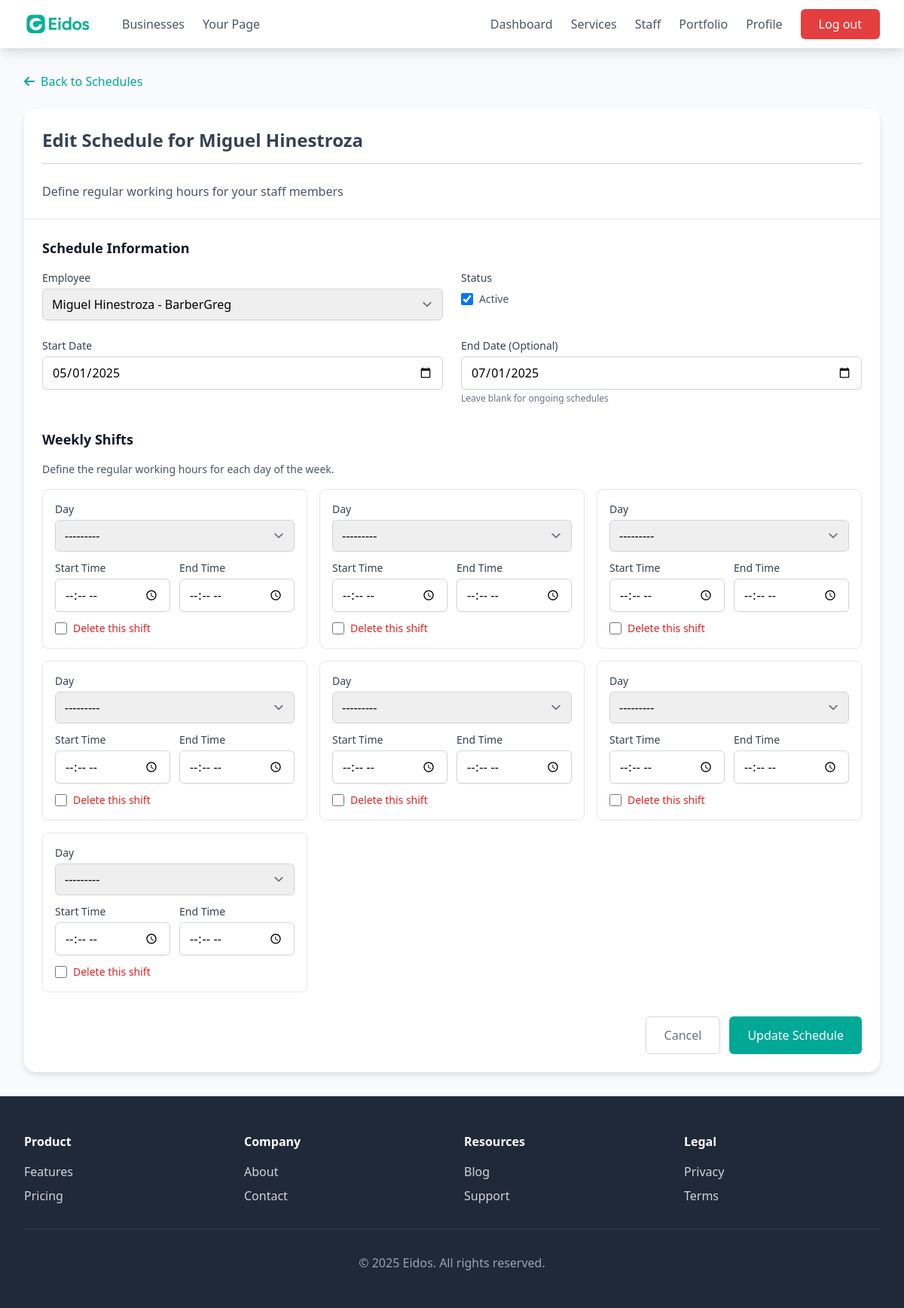
The app's page /business/dashboard/schedules/1/edit/ (signed in) with its own data.
### business/models.py (models this page shows, shortened)
class Schedule(models.Model):
    business = models.ForeignKey(BusinessAccount, on_delete=models.CASCADE, default=get_default_business)
    employee = models.ForeignKey('Employee', on_delete=models.CASCADE, related_name='schedules')
    start_date = models.DateField()
    end_date = models.DateField(null=True, blank=True)
    is_active = models.BooleanField(default=True)
    created_at = models.DateTimeField(auto_now_add=True)
    updated_at = models.DateTimeField(auto_now=True)

class Employee(models.Model):
    business = models.ForeignKey(BusinessAccount, on_delete=models.CASCADE, related_name='employees', default=get_default_business)
    name = models.CharField(max_length=100)
    photo = models.ImageField(upload_to='employees/photos/', blank=True, null=True)
    job_description = models.TextField()
    phone = models.CharField(max_length=20)
    def __str__(self):
        return f"{self.name} - {self.business.name}"

### business/views.py (the view)
# urls.py: path('dashboard/schedules/<int:schedule_id>/edit/', views.editSchedule, name='edit_schedule'),
@login_required
def editSchedule(request, schedule_id):
    try:
        business = BusinessAccount.objects.get(user=request.user)
        schedule = get_object_or_404(Schedule, id=schedule_id)
        if schedule.employee.business != business:
            messages.error(request, "You don't have permission to edit this schedule")
            return redirect('schedule_list')
    except BusinessAccount.DoesNotExist:
        messages.error(request, "Business profile not found")
        return redirect('home')
    if request.method == 'POST':
        schedule_form = ScheduleForm(request.POST, instance=schedule)
        shift_formset = ShiftFormSet(request.POST, prefix='shifts', queryset=Shift.objects.filter(schedule=schedule))
        if schedule_form.is_valid() and shift_formset.is_valid():
            try:
                with transaction.atomic():
                    updated_schedule = schedule_form.save()
                    shifts = shift_formset.save(commit=False)
                    for shift in shifts:
                        shift.schedule = updated_schedule
                        shift.save()
                    for obj in shift_formset.deleted_objects:
                        obj.delete()
                    messages.success(request, f"Schedule for {updated_schedule.employee.name} updated successfully!")
                    return redirect('schedule_list')
            except Exception as e:
                messages.error(request, f"Error updating schedule: {str(e)}")
    else:
        schedule_form = ScheduleForm(instance=schedule)
        schedule_form.fields['employee'].queryset = Employee.objects.filter(business=business)
        shift_formset = ShiftFormSet(prefix='shifts', queryset=Shift.objects.filter(schedule=schedule))
    return render(request, 'schedule_form.html', {
        'schedule_form': schedule_form,
        'shift_formset': shift_formset,
        'business': business,
        'schedule': schedule,
        'is_edit': True
    })

### business/forms.py
class ScheduleForm(forms.ModelForm):
    class Meta:
        model = Schedule  # Linked to the Schedule model
        fields = ['employee', 'start_date', 'end_date', 'is_active']  # Fields to include
        widgets = {
            'start_date': forms.DateInput(attrs={'type': 'date'}),  # Date picker for start_date
            'end_date': forms.DateInput(attrs={'type': 'date'}),  # Date picker for end_date
        }

### eidosapp/context_processors.py (called while the page is built)
def user_type_context(request):
    user_type = None
    if request.user.is_authenticated:
        if hasattr(request.user, 'is_business') and request.user.is_business:
            user_type = 'business'
        elif hasattr(request.user, 'is_customer') and request.user.is_customer:
            user_type = 'customer'
    return {'user_type': user_type}

def business_user_context(request):
    business_user = None
    if request.user.is_authenticated and hasattr(request.user, 'is_business') and request.user.is_business:
        business_user = BusinessAccount.objects.get(user=request.user)
    return {'business_user': business_user}

### business/templates/schedule_form.html (shortened to what this page needs)
{% extends 'base.html' %}
{% block content %}
<div class="max-w-7xl mx-auto px-4 sm:px-6 lg:px-8 py-8">
    <div class="mb-6">
        <a href="{% url 'schedule_list' %}" class="text-primary hover:text-primary-dark flex items-center">
            <i class="fas fa-arrow-left mr-2"></i>Back to Schedules
        </a>
    </div>
    <div class="form-card">
        <div class="p-6 border-b border-gray-200">
            <h1 class="section-title mb-0">
                {% if is_edit %}
                    Edit Schedule for {{ schedule.employee.name }}
                {% else %}
                    Create New Staff Schedule
                {% endif %}
            </h1>
            <p class="text-gray-600">Define regular working hours for your staff members</p>
        </div>
        <form method="post" class="p-6">
            <div class="mb-8">
                <h2 class="text-lg font-semibold text-gray-900 mb-4">Schedule Information</h2>
                <div class="grid grid-cols-1 md:grid-cols-2 gap-6">
                    <div>
                        <label for="{{ schedule_form.employee.id_for_label }}" class="block text-sm font-medium text-gray-700 mb-1">
                            Employee
                        </label>
                        {{ schedule_form.employee }}
                    </div>
                    <div>
                        <label for="{{ schedule_form.is_active.id_for_label }}" class="block text-sm font-medium text-gray-700 mb-1">
                            Status
                        </label>
                        <div class="flex items-center mt-2">
                            {{ schedule_form.is_active }}
                            <span class="ml-2 text-sm text-gray-600">Active</span>
                        </div>
                    </div>
                    <div>
                        <label for="{{ schedule_form.start_date.id_for_label }}" class="block text-sm font-medium text-gray-700 mb-1">
                            Start Date
                        </label>
                        {{ schedule_form.start_date }}
                    </div>
                    <div>
                        <label for="{{ schedule_form.end_date.id_for_label }}" class="block text-sm font-medium text-gray-700 mb-1">
                            End Date (Optional)
                        </label>
                        {{ schedule_form.end_date }}
                        <p class="text-xs text-gray-500 mt-1">Leave blank for ongoing schedules</p>
                    </div>
                </div>
            </div>
            <div class="mb-8">
                <h2 class="text-lg font-semibold text-gray-900 mb-4">Weekly Shifts</h2>
                <p class="text-sm text-gray-600 mb-4">Define the regular working hours for each day of the week.</p>
                <div class="grid grid-cols-1 md:grid-cols-2 lg:grid-cols-3 gap-4">
                    {% for form in shift_formset %}
                        <div class="shift-card p-4 {% if form.instance.pk %}shift-card-active{% endif %}">
                            <div class="mb-3">
                                <label for="{{ form.day_of_week.id_for_label }}" class="block text-sm font-medium text-gray-700 mb-1">
                                    Day
                                </label>
                                {{ form.day_of_week}}
                            </div>
                            <div class="grid grid-cols-2 gap-3">
                                <div>
                                    <label for="{{ form.start_time.id_for_label }}" class="block text-sm font-medium text-gray-700 mb-1">
                                        Start Time
                                    </label>
                                    {{ form.start_time }}
                                </div>
                                <div>
                                    <label for="{{ form.end_time.id_for_label }}" class="block text-sm font-medium text-gray-700 mb-1">
                                        End Time
                                    </label>
                                    {{ form.end_time}}
                                </div>
                            </div>
                            {% if shift_formset.can_delete %}
                                <div class="mt-3 flex items-center">
                                    {{ form.DELETE }}
                                    <label for="{{ form.DELETE.id_for_label }}" class="ml-2 text-sm text-red-600">
                                        Delete this shift
                                    </label>
                                </div>
                            {% endif %}
                        </div>
                    {% endfor %}
                </div>
            </div>
            <div class="flex justify-end space-x-3">
                <a href="{% url 'schedule_list' %}" class="action-button-secondary">
                    Cancel
                </a>
                <button type="submit" class="action-button">
                    {% if is_edit %}Update{% else %}Create{% endif %} Schedule
                </button>
            </div>
        </form>
    </div>
</div>
{% endblock %}

### eidosapp/templates/base.html (style rules this page uses)
:root { --primary-color: #00a896; --primary-dark: #007f6e; --secondary-color: #f8f9fa; }
.text-primary { color: var(--primary-color); }
body { padding-top: 64px; }

### business/templates/schedule_form.html (style rules this page uses)
body { background-color: #f3f4f6; }
.section-title { font-size: 1.5rem; font-weight: 700; color: #374151; margin-bottom: 1.5rem; padding-bottom: 0.75rem; border-bottom: 2px solid #e5e7eb; }
.form-card { background: white; border-radius: 1rem; box-shadow: 0 4px 6px rgba(0, 0, 0, 0.1); overflow: hidden; }
.shift-card { background: white; border-radius: 0.5rem; border: 1px solid #e5e7eb; transition: all 0.2s ease-in-out; }
.action-button { padding: 0.75rem 1.5rem; background-color: var(--primary-color); color: white; border-radius: 0.375rem; font-weight: 500; transition: background-color 0.2s; display: inline-flex; align-items: center; justify-content: center; }
.action-button-secondary { padding: 0.75rem 1.5rem; background-color: white; color: #6b7280; border: 1px solid #d1d5db; border-radius: 0.375rem; font-weight: 500; transition: all 0.2s; display: inline-flex; align-items: center; justify-content: center; }
.form-input { display: block; width: 100%; padding: 0.5rem 0.75rem; border: 1px solid #d1d5db; border-radius: 0.375rem; box-shadow: 0 1px 2px rgba(0, 0, 0, 0.05); transition: all 0.2s; }
.form-select { display: block; width: 100%; padding: 0.5rem 2.5rem 0.5rem 0.75rem; -webkit-appearance: none; -moz-appearance: none; appearance: none; background-position: right 0.5rem center; background-repeat: no-repeat; background-size: 1.5em 1.5em; border: 1px solid #d1d5db; border-radius: 0.375rem; box-shadow: 0 1px 2px rgba(0, 0, 0, 0.05); transition: all 0.2s; }
.form-checkbox { width: 1rem; height: 1rem; color: var(--primary-color); border: 1px solid #d1d5db; border-radius: 0.25rem; transition: all 0.2s; }

### records on screen
Schedule: employee.name "Miguel Hinestroza", employee "Miguel Hinestroza - BarberGreg", is_active "☑", start_date "05/01/2025", end_date "07/01/2025"
